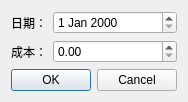
<?xml version="1.0" encoding="UTF-8"?>
<ui version="4.0">
 <class>SetCostDialog</class>
 <widget class="QDialog" name="SetCostDialog">
  <property name="geometry">
   <rect>
    <x>0</x>
    <y>0</y>
    <width>176</width>
    <height>80</height>
   </rect>
  </property>
  <property name="windowTitle">
   <string>Dialog</string>
  </property>
  <layout class="QFormLayout" name="formLayout">
   <item row="0" column="0">
    <widget class="QLabel" name="label_date">
     <property name="text">
      <string>日期：</string>
     </property>
    </widget>
   </item>
   <item row="0" column="1">
    <widget class="QDateEdit" name="dateEdit"/>
   </item>
   <item row="1" column="0">
    <widget class="QLabel" name="label_cost">
     <property name="text">
      <string>成本：</string>
     </property>
    </widget>
   </item>
   <item row="1" column="1">
    <widget class="QDoubleSpinBox" name="doubleSpinBox_cost">
     <property name="maximum">
      <double>9999999999999999404072760505352583023983296100855298230449769143938302256661863838179600254051950569374547392515068357773127490685649548117139715971745147241514401792.000000000000000</double>
     </property>
    </widget>
   </item>
   <item row="2" column="0" colspan="2">
    <widget class="QDialogButtonBox" name="buttonBox">
     <property name="orientation">
      <enum>Qt::Horizontal</enum>
     </property>
     <property name="standardButtons">
      <set>QDialogButtonBox::Cancel|QDialogButtonBox::Ok</set>
     </property>
    </widget>
   </item>
  </layout>
 </widget>
 <resources/>
 <connections>
  <connection>
   <sender>buttonBox</sender>
   <signal>accepted()</signal>
   <receiver>SetCostDialog</receiver>
   <slot>accept()</slot>
   <hints>
    <hint type="sourcelabel">
     <x>248</x>
     <y>254</y>
    </hint>
    <hint type="destinationlabel">
     <x>157</x>
     <y>274</y>
    </hint>
   </hints>
  </connection>
  <connection>
   <sender>buttonBox</sender>
   <signal>rejected()</signal>
   <receiver>SetCostDialog</receiver>
   <slot>reject()</slot>
   <hints>
    <hint type="sourcelabel">
     <x>316</x>
     <y>260</y>
    </hint>
    <hint type="destinationlabel">
     <x>286</x>
     <y>274</y>
    </hint>
   </hints>
  </connection>
 </connections>
</ui>
